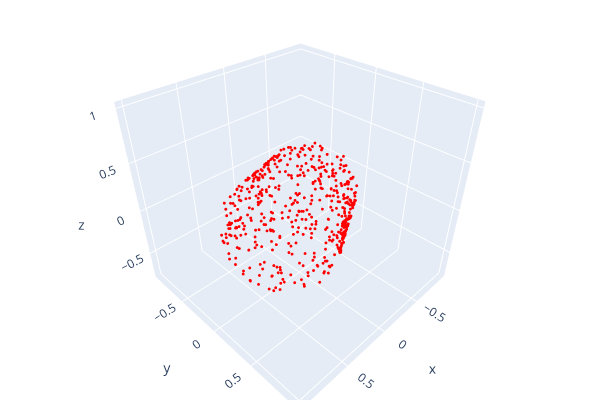
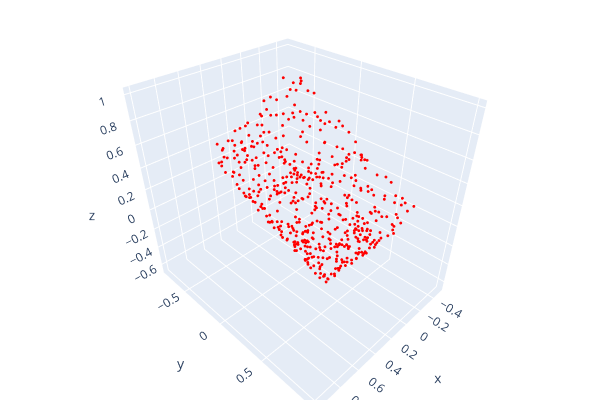
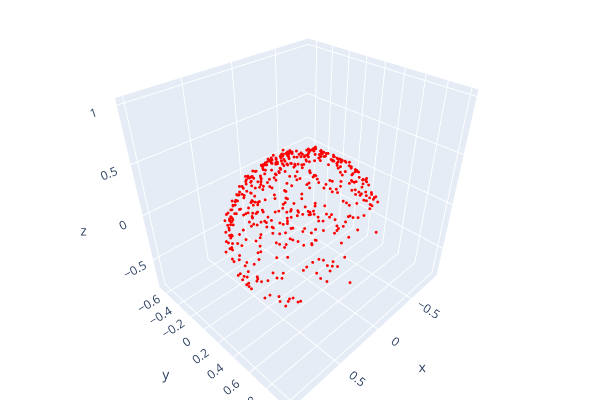
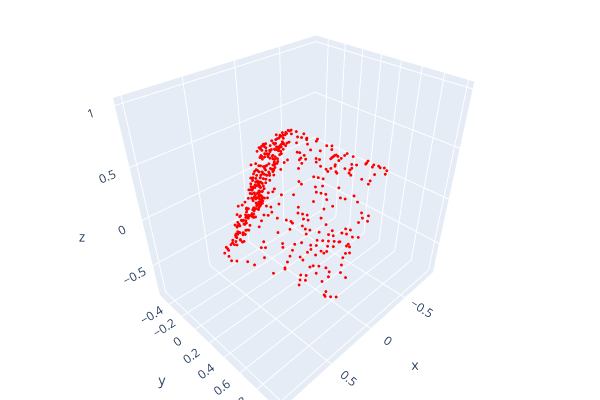

Notebook code for these charts, in order:
### Code cell
for i in range(len(stl_models)):
    # Loading the pointcloud
    pc_load = np.load(f"sanity_check_{i}.npy")

    # Processing the information as in _datasets.py
    centroid = np.mean(pc_load, axis=0)
    pc_load = pc_load - centroid
    normalized = pc_load / np.std(pc_load)

    # Creating the data object
    data = Data(x = torch.tensor(pc_load, dtype=torch.float32)) 
    loader = DataLoader(dataset=[data], batch_size=1)
    for d in loader:
        pc = d.x
        draw_pc(pc)

### Figure 1 — Plotly figure (JSON) as saved in the notebook; plotly's stock layout.template omitted (floating-point values rounded to 4 significant figures; data arrays with more than 128 entries replaced by an {"elided": "..."} marker saying what was removed)
{"data": [{"marker": {"color": {"elided": "513x3 int values"}, "size": 1}, "mode": "markers", "type": "scatter3d", "x": {"elided": "513 float values"}, "y": {"elided": "513 float values"}, "z": {"elided": "513 float values"}}], "layout": {"height": 400, "margin": {"b": 0, "l": 0, "r": 0, "t": 0}, "scene": {"camera": {"center": {"x": 0, "y": 0, "z": 0}, "up": {"x": 0, "y": 0, "z": 1}}}, "showlegend": false, "width": 600}}

### Figure 2 — Plotly figure (JSON) as saved in the notebook; plotly's stock layout.template omitted (floating-point values rounded to 4 significant figures; data arrays with more than 128 entries replaced by an {"elided": "..."} marker saying what was removed)
{"data": [{"marker": {"color": {"elided": "513x3 int values"}, "size": 1}, "mode": "markers", "type": "scatter3d", "x": {"elided": "513 float values"}, "y": {"elided": "513 float values"}, "z": {"elided": "513 float values"}}], "layout": {"height": 400, "margin": {"b": 0, "l": 0, "r": 0, "t": 0}, "scene": {"camera": {"center": {"x": 0, "y": 0, "z": 0}, "up": {"x": 0, "y": 0, "z": 1}}}, "showlegend": false, "width": 600}}

### Figure 3 — Plotly figure (JSON) as saved in the notebook; plotly's stock layout.template omitted (floating-point values rounded to 4 significant figures; data arrays with more than 128 entries replaced by an {"elided": "..."} marker saying what was removed)
{"data": [{"marker": {"color": {"elided": "513x3 int values"}, "size": 1}, "mode": "markers", "type": "scatter3d", "x": {"elided": "513 float values"}, "y": {"elided": "513 float values"}, "z": {"elided": "513 float values"}}], "layout": {"height": 400, "margin": {"b": 0, "l": 0, "r": 0, "t": 0}, "scene": {"camera": {"center": {"x": 0, "y": 0, "z": 0}, "up": {"x": 0, "y": 0, "z": 1}}}, "showlegend": false, "width": 600}}

### Figure 4 — Plotly figure (JSON) as saved in the notebook; plotly's stock layout.template omitted (floating-point values rounded to 4 significant figures; data arrays with more than 128 entries replaced by an {"elided": "..."} marker saying what was removed)
{"data": [{"marker": {"color": {"elided": "513x3 int values"}, "size": 1}, "mode": "markers", "type": "scatter3d", "x": {"elided": "513 float values"}, "y": {"elided": "513 float values"}, "z": {"elided": "513 float values"}}], "layout": {"height": 400, "margin": {"b": 0, "l": 0, "r": 0, "t": 0}, "scene": {"camera": {"center": {"x": 0, "y": 0, "z": 0}, "up": {"x": 0, "y": 0, "z": 1}}}, "showlegend": false, "width": 600}}
